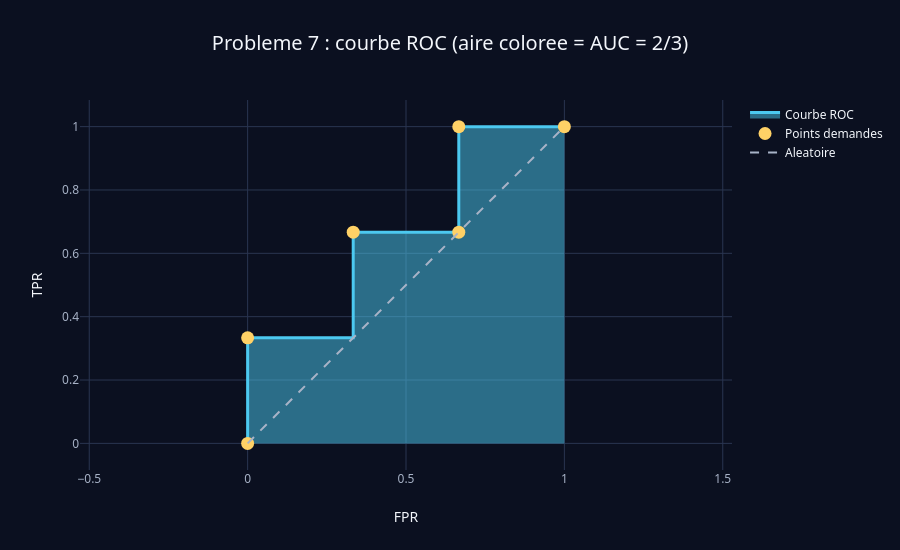

The notebook cell this image was saved under:
### Code cell
# Courbe complete : on abaisse le seuil score par score (de +inf a la plus petite valeur)
seuils = np.r_[np.inf, np.sort(score)[::-1]]
courbe = np.array([tpr_fpr(t) for t in seuils])
points = np.array([(0, 0)] + [tpr_fpr(t) for t in (0.85, 0.65, 0.45, 0.30)] + [(1, 1)])

fig = go.Figure()
fig.add_trace(go.Scatter(x=courbe[:, 1], y=courbe[:, 0], mode="lines", line_shape="hv", name="Courbe ROC",
                         line=dict(width=3, color=pick_color(0)), fill="tozeroy"))
fig.add_trace(go.Scatter(x=points[:, 1], y=points[:, 0], mode="markers", name="Points demandes",
                         marker=dict(size=13, color=HIGHLIGHT)))
fig.add_trace(go.Scatter(x=[0, 1], y=[0, 1], mode="lines", name="Aleatoire", line=dict(color=MUTED, dash="dash")))
fig.update_layout(title="Probleme 7 : courbe ROC (aire coloree = AUC = 2/3)", xaxis_title="FPR", yaxis_title="TPR",
                  yaxis=dict(scaleanchor="x"), height=550)
fig.show()

### Figure 1 — Plotly figure (JSON) as saved in the notebook; plotly's stock layout.template omitted (floating-point values rounded to 4 significant figures)
{"data": [{"fill": "tozeroy", "line": {"color": "#4cc9f0", "shape": "hv", "width": 3}, "mode": "lines", "name": "Courbe ROC", "type": "scatter", "x": [0.0, 0.0, 0.3333, 0.3333, 0.6667, 0.6667, 1.0], "y": [0.0, 0.3333, 0.3333, 0.6667, 0.6667, 1.0, 1.0]}, {"marker": {"color": "#ffd166", "size": 13}, "mode": "markers", "name": "Points demandes", "type": "scatter", "x": [0.0, 0.0, 0.3333, 0.6667, 0.6667, 1.0], "y": [0.0, 0.3333, 0.6667, 0.6667, 1.0, 1.0]}, {"line": {"color": "#a8b3c7", "dash": "dash"}, "mode": "lines", "name": "Aleatoire", "type": "scatter", "x": [0, 1], "y": [0, 1]}], "layout": {"height": 550, "title": {"text": "Probleme 7 : courbe ROC (aire coloree = AUC = 2/3)"}, "xaxis": {"title": {"text": "FPR"}}, "yaxis": {"scaleanchor": "x", "title": {"text": "TPR"}}}}
